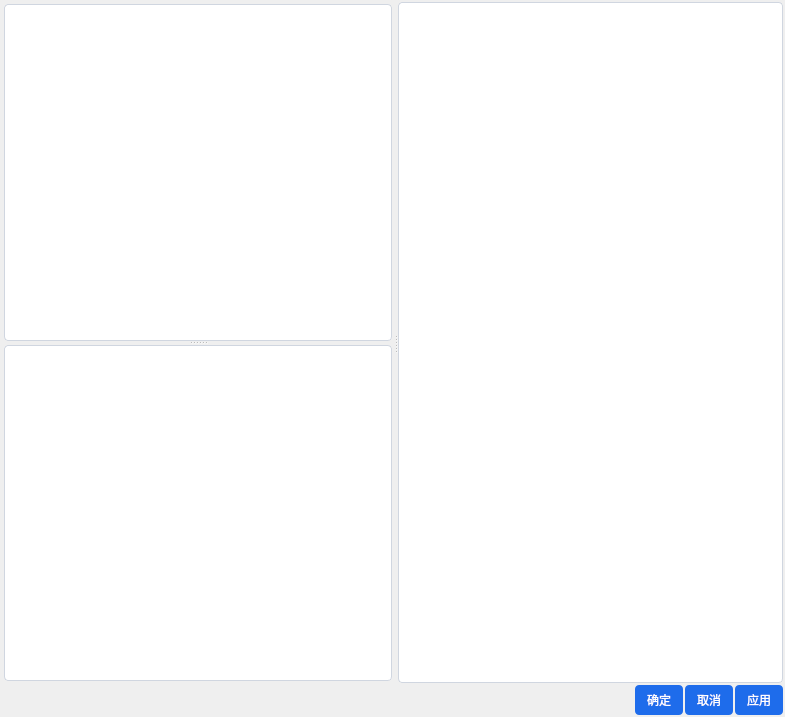
<?xml version="1.0" encoding="UTF-8"?>
<ui version="4.0">
 <class>XmlConfigManager</class>
 <widget class="QWidget" name="XmlConfigManager">
  <property name="geometry">
   <rect>
    <x>0</x>
    <y>0</y>
    <width>785</width>
    <height>717</height>
   </rect>
  </property>
  <property name="windowTitle">
   <string>SettingWidget</string>
  </property>
  <property name="styleSheet">
   <string notr="true">background-color: #f5f7fa;

/* 按钮样式 */
QPushButton {
    background-color: #1e6ceb;
    color: #ffffff;
    border: none;
    border-radius: 4px;
    padding: 6px 12px;
    font-size: 12px;
}
QPushButton:hover {
    background-color: #1859c0;
}
QPushButton:pressed {
    background-color: #134aa5;
}
QPushButton#cancelBtn { /* 取消按钮可单独设置 */
    background-color: #f0f3f8;
    color: #555a64;
}
QPushButton#cancelBtn:hover {
    background-color: #e5e9f2;
}</string>
  </property>
  <layout class="QVBoxLayout" name="verticalLayout">
   <property name="spacing">
    <number>2</number>
   </property>
   <property name="leftMargin">
    <number>2</number>
   </property>
   <property name="topMargin">
    <number>2</number>
   </property>
   <property name="rightMargin">
    <number>2</number>
   </property>
   <property name="bottomMargin">
    <number>2</number>
   </property>
   <item>
    <widget class="QSplitter" name="splitter_2">
     <property name="sizePolicy">
      <sizepolicy hsizetype="Expanding" vsizetype="Expanding">
       <horstretch>0</horstretch>
       <verstretch>0</verstretch>
      </sizepolicy>
     </property>
     <property name="orientation">
      <enum>Qt::Orientation::Horizontal</enum>
     </property>
     <widget class="QWidget" name="widget" native="true">
      <property name="sizePolicy">
       <sizepolicy hsizetype="Fixed" vsizetype="Preferred">
        <horstretch>0</horstretch>
        <verstretch>0</verstretch>
       </sizepolicy>
      </property>
      <layout class="QVBoxLayout" name="verticalLayout_2">
       <property name="spacing">
        <number>2</number>
       </property>
       <property name="leftMargin">
        <number>2</number>
       </property>
       <property name="topMargin">
        <number>2</number>
       </property>
       <property name="rightMargin">
        <number>2</number>
       </property>
       <property name="bottomMargin">
        <number>2</number>
       </property>
       <item>
        <widget class="QSplitter" name="splitter">
         <property name="orientation">
          <enum>Qt::Orientation::Vertical</enum>
         </property>
         <widget class="QListWidget" name="listWidget">
          <property name="sizePolicy">
           <sizepolicy hsizetype="Fixed" vsizetype="Expanding">
            <horstretch>0</horstretch>
            <verstretch>0</verstretch>
           </sizepolicy>
          </property>
          <property name="styleSheet">
           <string notr="true">/* ========== 新增/优化：QListWidget 样式 ========== */
QListWidget {
    background-color: #ffffff;
    border: 1px solid #d0d6e0;
    border-radius: 4px;
    padding: 4px;
    color: #333842;
    outline: none; /* 去除选中时的虚线框 */
}

/* 列表项基础样式 */
QListWidget::item {
    padding: 8px 10px;
    border-radius: 3px;
    margin: 2px 0;
}

/* 列表项悬浮效果 */
QListWidget::item:hover {
    background-color: #e6f0ff;
}

/* 列表项选中效果 */
QListWidget::item:selected {
    background-color: #1e6ceb;
    color: #ffffff;
}

/* 列表项禁用效果（如需） */
QListWidget::item:disabled {
    color: #a0a6b3;
    background-color: #f8f9fc;
}</string>
          </property>
         </widget>
         <widget class="QTextEdit" name="textEdit">
          <property name="styleSheet">
           <string notr="true">/* ========== 新增/优化：QTextEdit 样式 ========== */
QTextEdit {
    background-color: #ffffff;
    border: 1px solid #d0d6e0;
    border-radius: 4px;
    padding: 8px 10px;
    color: #333842;
    font-size: 12px;
    line-height: 1.4;
    outline: none; /* 去除聚焦虚线框 */
}

/* 文本框悬浮效果 */
QTextEdit:hover {
    border-color: #a0b3dc;
}

/* 文本框聚焦效果 */
QTextEdit:focus {
    border-color: #1e6ceb;
    box-shadow: 0 0 0 2px rgba(30, 108, 235, 0.1); /* 柔和的聚焦阴影 */
}

/* 只读状态的文本框（如需） */
QTextEdit[readOnly=&quot;true&quot;] {
    background-color: #f8f9fc;
    color: #555a64;
    border-color: #e5e9f2;
}</string>
          </property>
          <property name="readOnly">
           <bool>true</bool>
          </property>
          <property name="html">
           <string>&lt;!DOCTYPE HTML PUBLIC &quot;-//W3C//DTD HTML 4.0//EN&quot; &quot;http://www.w3.org/TR/REC-html40/strict.dtd&quot;&gt;
&lt;html&gt;&lt;head&gt;&lt;meta name=&quot;qrichtext&quot; content=&quot;1&quot; /&gt;&lt;meta charset=&quot;utf-8&quot; /&gt;&lt;style type=&quot;text/css&quot;&gt;
p, li { white-space: pre-wrap; }
hr { height: 1px; border-width: 0; }
li.unchecked::marker { content: &quot;\2610&quot;; }
li.checked::marker { content: &quot;\2612&quot;; }
&lt;/style&gt;&lt;/head&gt;&lt;body style=&quot; font-family:'Microsoft YaHei UI'; font-size:12px; font-weight:400; font-style:normal;&quot;&gt;
&lt;p style=&quot;-qt-paragraph-type:empty; margin-top:0px; margin-bottom:0px; margin-left:0px; margin-right:0px; -qt-block-indent:0; text-indent:0px;&quot;&gt;&lt;br /&gt;&lt;/p&gt;&lt;/body&gt;&lt;/html&gt;</string>
          </property>
         </widget>
        </widget>
       </item>
      </layout>
     </widget>
     <widget class="QTableWidget" name="tableWidget">
      <property name="sizePolicy">
       <sizepolicy hsizetype="Expanding" vsizetype="Preferred">
        <horstretch>0</horstretch>
        <verstretch>0</verstretch>
       </sizepolicy>
      </property>
      <property name="styleSheet">
       <string notr="true">
/* 表格（参数配置区域）样式 */
QTableWidget {
    background-color: #ffffff;
    border: 1px solid #d0d6e0;
    border-radius: 4px;
    gridline-color: #e5e9f2;
}
QTableWidget::item {
    /*padding: 6px 8px;*/
    color: #333842;
}
QTableWidget::item:selected {
    background-color: #e6f0ff;
    color: #1e6ceb;
}
QHeaderView::section {
    background-color: #f0f3f8;
    color: #555a64;
    /*padding: 8px;*/
    border: 1px solid #d0d6e0;
}

/* ========== 表格内数字输入框（QSpinBox/QDoubleSpinBox） ========== */
QTableWidget QSpinBox,
QTableWidget QDoubleSpinBox {
    background-color: #ffffff;
    border: 1px solid #d0d6e0;
    border-radius: 3px;
    padding: 4px 8px;
    color: #333842;
    font-size: 12px;
    outline: none;
    /*min-height: 28px;  适配单元格高度 */
}
/* 悬浮状态 */
QTableWidget QSpinBox:hover,
QTableWidget QDoubleSpinBox:hover {
    border-color: #a0b3dc;
}
/* 聚焦状态 */
QTableWidget QSpinBox:focus,
QTableWidget QDoubleSpinBox:focus {
    border-color: #1e6ceb;
    box-shadow: 0 0 0 2px rgba(30, 108, 235, 0.1);
}
/* 上下箭头按钮 */
QTableWidget QSpinBox::up-button,
QTableWidget QDoubleSpinBox::up-button {
    width: 20px;
    border-left: 1px solid #e5e9f2;
    background-color: #f8f9fc;
}
QTableWidget QSpinBox::down-button,
QTableWidget QDoubleSpinBox::down-button {
    width: 20px;
    border-left: 1px solid #e5e9f2;
    background-color: #f8f9fc;
}
/* 箭头图标 */
QTableWidget QSpinBox::up-arrow,
QTableWidget QDoubleSpinBox::up-arrow {
    image: url(:/Ico/qrc/上拉.png);
    width: 8px;
    height: 8px;
}
QTableWidget QSpinBox::down-arrow,
QTableWidget QDoubleSpinBox::down-arrow {
    image: url(:/Ico/qrc/下拉.png);
    width: 8px;
    height: 8px;
}


QTableWidget QComboBox {
	background - color: #ffffff;
	border: 1px solid #d0d6e0;
	border - radius: 3px;
	padding: 4px 8px;
	color: #333842;
}

QTableWidget QComboBox:hover {
	border - color: #a0b3dc;
}

QTableWidget QComboBox::drop - down {
	border - left: 1px solid #d0d6e0;
	border - radius: 0 3px 3px 0;
}

QTableWidget QComboBox::down - arrow {
	image: url(: / icons / arrow - down.svg); /* 可替换为自己的箭头图标 */
	width: 12px;
	height: 12px;
}
</string>
      </property>
     </widget>
    </widget>
   </item>
   <item>
    <layout class="QHBoxLayout" name="horizontalLayout_2">
     <property name="topMargin">
      <number>0</number>
     </property>
     <item>
      <spacer name="horizontalSpacer">
       <property name="orientation">
        <enum>Qt::Orientation::Horizontal</enum>
       </property>
       <property name="sizeType">
        <enum>QSizePolicy::Policy::Expanding</enum>
       </property>
       <property name="sizeHint" stdset="0">
        <size>
         <width>40</width>
         <height>20</height>
        </size>
       </property>
      </spacer>
     </item>
     <item>
      <widget class="QPushButton" name="pushButton_2">
       <property name="styleSheet">
        <string notr="true">/* 按钮样式 */
QPushButton {
    background-color: #1e6ceb;
    color: #ffffff;
    border: none;
    border-radius: 4px;
    padding: 6px 12px;
    font-size: 12px;
}
QPushButton:hover {
    background-color: #1859c0;
}
QPushButton:pressed {
    background-color: #134aa5;
}
QPushButton#cancelBtn { /* 取消按钮可单独设置 */
    background-color: #f0f3f8;
    color: #555a64;
}
QPushButton#cancelBtn:hover {
    background-color: #e5e9f2;
}</string>
       </property>
       <property name="text">
        <string>确定</string>
       </property>
      </widget>
     </item>
     <item>
      <widget class="QPushButton" name="pushButton_3">
       <property name="styleSheet">
        <string notr="true">/* 按钮样式 */
QPushButton {
    background-color: #1e6ceb;
    color: #ffffff;
    border: none;
    border-radius: 4px;
    padding: 6px 12px;
    font-size: 12px;
}
QPushButton:hover {
    background-color: #1859c0;
}
QPushButton:pressed {
    background-color: #134aa5;
}
QPushButton#cancelBtn { /* 取消按钮可单独设置 */
    background-color: #f0f3f8;
    color: #555a64;
}
QPushButton#cancelBtn:hover {
    background-color: #e5e9f2;
}</string>
       </property>
       <property name="text">
        <string>取消</string>
       </property>
      </widget>
     </item>
     <item>
      <widget class="QPushButton" name="pushButton">
       <property name="styleSheet">
        <string notr="true">/* 按钮样式 */
QPushButton {
    background-color: #1e6ceb;
    color: #ffffff;
    border: none;
    border-radius: 4px;
    padding: 6px 12px;
    font-size: 12px;
}
QPushButton:hover {
    background-color: #1859c0;
}
QPushButton:pressed {
    background-color: #134aa5;
}
QPushButton#cancelBtn { /* 取消按钮可单独设置 */
    background-color: #f0f3f8;
    color: #555a64;
}
QPushButton#cancelBtn:hover {
    background-color: #e5e9f2;
}</string>
       </property>
       <property name="text">
        <string>应用</string>
       </property>
      </widget>
     </item>
    </layout>
   </item>
  </layout>
 </widget>
 <resources>
  <include location="WrenchTorqueCtrl.qrc"/>
 </resources>
 <connections/>
</ui>
